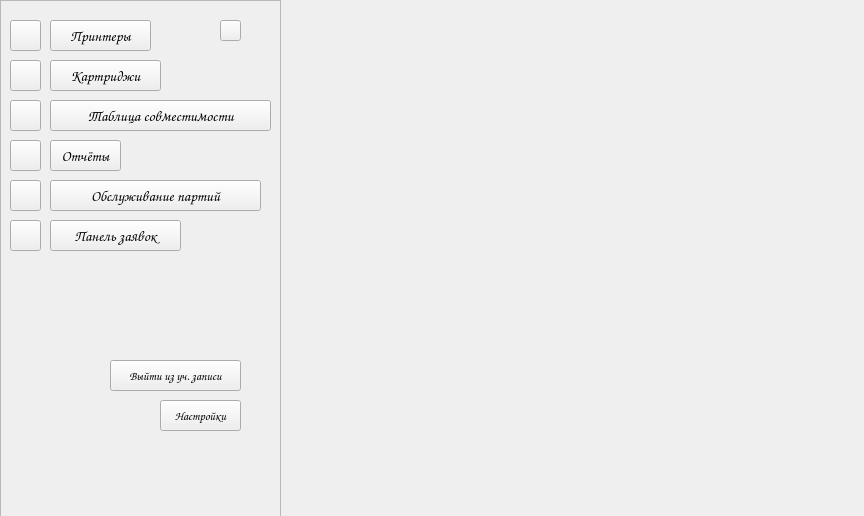
<?xml version="1.0" encoding="UTF-8"?>
<ui version="4.0">
 <class>MainWindow</class>
 <widget class="QMainWindow" name="MainWindow">
  <property name="geometry">
   <rect>
    <x>0</x>
    <y>0</y>
    <width>864</width>
    <height>516</height>
   </rect>
  </property>
  <property name="windowTitle">
   <string>MainWindow</string>
  </property>
  <property name="autoFillBackground">
   <bool>false</bool>
  </property>
  <widget class="QWidget" name="centralwidget">
   <widget class="QFrame" name="frame">
    <property name="geometry">
     <rect>
      <x>0</x>
      <y>0</y>
      <width>281</width>
      <height>521</height>
     </rect>
    </property>
    <property name="frameShape">
     <enum>QFrame::StyledPanel</enum>
    </property>
    <property name="frameShadow">
     <enum>QFrame::Raised</enum>
    </property>
    <widget class="QPushButton" name="Printers">
     <property name="geometry">
      <rect>
       <x>50</x>
       <y>20</y>
       <width>101</width>
       <height>31</height>
      </rect>
     </property>
     <property name="font">
      <font>
       <family>Comic Sans MS</family>
       <pointsize>11</pointsize>
       <weight>75</weight>
       <bold>true</bold>
      </font>
     </property>
     <property name="text">
      <string>Принтеры</string>
     </property>
    </widget>
    <widget class="QPushButton" name="Cartriges">
     <property name="geometry">
      <rect>
       <x>50</x>
       <y>60</y>
       <width>111</width>
       <height>31</height>
      </rect>
     </property>
     <property name="font">
      <font>
       <family>Comic Sans MS</family>
       <pointsize>11</pointsize>
       <weight>75</weight>
       <bold>true</bold>
      </font>
     </property>
     <property name="text">
      <string>Картриджи</string>
     </property>
    </widget>
    <widget class="QPushButton" name="Table">
     <property name="geometry">
      <rect>
       <x>50</x>
       <y>100</y>
       <width>221</width>
       <height>31</height>
      </rect>
     </property>
     <property name="font">
      <font>
       <family>Comic Sans MS</family>
       <pointsize>11</pointsize>
       <weight>75</weight>
       <bold>true</bold>
      </font>
     </property>
     <property name="text">
      <string>Таблица совместимости</string>
     </property>
    </widget>
    <widget class="QPushButton" name="Reports">
     <property name="geometry">
      <rect>
       <x>50</x>
       <y>140</y>
       <width>71</width>
       <height>31</height>
      </rect>
     </property>
     <property name="font">
      <font>
       <family>Comic Sans MS</family>
       <pointsize>11</pointsize>
       <weight>75</weight>
       <bold>true</bold>
      </font>
     </property>
     <property name="text">
      <string>Отчёты</string>
     </property>
    </widget>
    <widget class="QPushButton" name="Partii">
     <property name="geometry">
      <rect>
       <x>50</x>
       <y>180</y>
       <width>211</width>
       <height>31</height>
      </rect>
     </property>
     <property name="sizePolicy">
      <sizepolicy hsizetype="Minimum" vsizetype="Preferred">
       <horstretch>0</horstretch>
       <verstretch>0</verstretch>
      </sizepolicy>
     </property>
     <property name="font">
      <font>
       <family>Comic Sans MS</family>
       <pointsize>11</pointsize>
       <weight>75</weight>
       <bold>true</bold>
      </font>
     </property>
     <property name="text">
      <string>Обслуживание партий</string>
     </property>
    </widget>
    <widget class="QPushButton" name="Zayavki">
     <property name="geometry">
      <rect>
       <x>50</x>
       <y>220</y>
       <width>131</width>
       <height>31</height>
      </rect>
     </property>
     <property name="font">
      <font>
       <family>Comic Sans MS</family>
       <pointsize>11</pointsize>
       <weight>75</weight>
       <bold>true</bold>
      </font>
     </property>
     <property name="text">
      <string>Панель заявок</string>
     </property>
    </widget>
    <widget class="QPushButton" name="signOut">
     <property name="geometry">
      <rect>
       <x>110</x>
       <y>360</y>
       <width>131</width>
       <height>31</height>
      </rect>
     </property>
     <property name="font">
      <font>
       <family>Comic Sans MS</family>
       <pointsize>9</pointsize>
       <italic>true</italic>
      </font>
     </property>
     <property name="text">
      <string>Выйти из уч. записи</string>
     </property>
    </widget>
    <widget class="QPushButton" name="setting">
     <property name="geometry">
      <rect>
       <x>160</x>
       <y>400</y>
       <width>81</width>
       <height>31</height>
      </rect>
     </property>
     <property name="font">
      <font>
       <family>Comic Sans MS</family>
       <pointsize>9</pointsize>
       <italic>true</italic>
      </font>
     </property>
     <property name="text">
      <string>Настройки</string>
     </property>
    </widget>
    <widget class="QPushButton" name="exitButton">
     <property name="geometry">
      <rect>
       <x>220</x>
       <y>20</y>
       <width>21</width>
       <height>21</height>
      </rect>
     </property>
     <property name="text">
      <string/>
     </property>
    </widget>
    <widget class="QPushButton" name="printPic">
     <property name="geometry">
      <rect>
       <x>10</x>
       <y>20</y>
       <width>31</width>
       <height>31</height>
      </rect>
     </property>
     <property name="text">
      <string/>
     </property>
    </widget>
    <widget class="QPushButton" name="cartPic">
     <property name="geometry">
      <rect>
       <x>10</x>
       <y>60</y>
       <width>31</width>
       <height>31</height>
      </rect>
     </property>
     <property name="text">
      <string/>
     </property>
    </widget>
    <widget class="QPushButton" name="tablePic">
     <property name="geometry">
      <rect>
       <x>10</x>
       <y>100</y>
       <width>31</width>
       <height>31</height>
      </rect>
     </property>
     <property name="text">
      <string/>
     </property>
    </widget>
    <widget class="QPushButton" name="reportPic">
     <property name="geometry">
      <rect>
       <x>10</x>
       <y>140</y>
       <width>31</width>
       <height>31</height>
      </rect>
     </property>
     <property name="text">
      <string/>
     </property>
    </widget>
    <widget class="QPushButton" name="repairPic">
     <property name="geometry">
      <rect>
       <x>10</x>
       <y>180</y>
       <width>31</width>
       <height>31</height>
      </rect>
     </property>
     <property name="text">
      <string/>
     </property>
    </widget>
    <widget class="QPushButton" name="panelPic">
     <property name="geometry">
      <rect>
       <x>10</x>
       <y>220</y>
       <width>31</width>
       <height>31</height>
      </rect>
     </property>
     <property name="text">
      <string/>
     </property>
    </widget>
   </widget>
   <widget class="QWidget" name="verticalLayoutWidget">
    <property name="geometry">
     <rect>
      <x>279</x>
      <y>-1</y>
      <width>591</width>
      <height>521</height>
     </rect>
    </property>
    <layout class="QVBoxLayout" name="verticalLayout"/>
   </widget>
  </widget>
  <widget class="QMenuBar" name="menubar">
   <property name="geometry">
    <rect>
     <x>0</x>
     <y>0</y>
     <width>864</width>
     <height>22</height>
    </rect>
   </property>
  </widget>
 </widget>
 <resources/>
 <connections/>
</ui>
